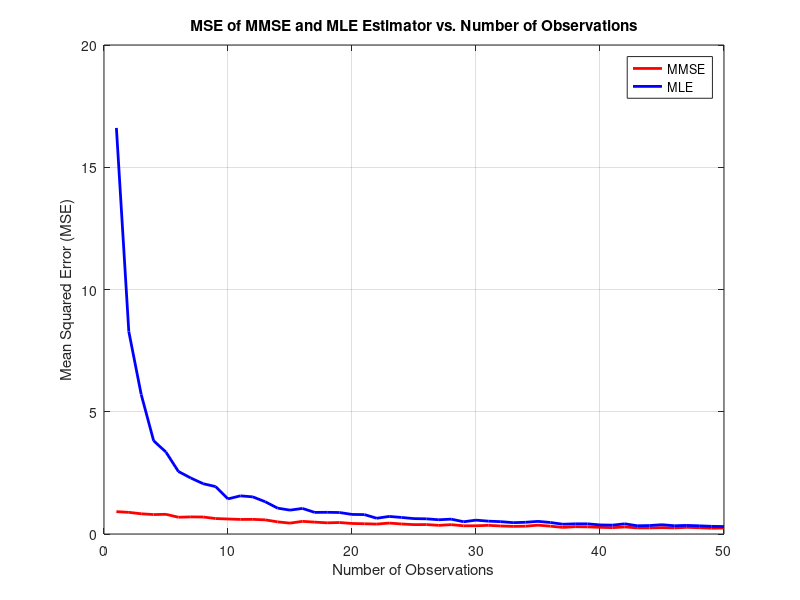

This figure's MATLAB source:
% Parameters
num_experiments = 500;
max_observations = 50;
H = 0.5; 
sigma2_theta = 1;
mu_theta = 4;
sigma2_w = 4;

%a and b for uniform to have same expected value same as prior
b=2*mu_theta;
a=0;

% True theta value (uncomment one distrivbution each time!)
% Normal distribution
true_theta = mu_theta + sqrt(sigma2_theta) * randn(num_experiments, 1);

% Uniform distribution
%true_theta = a + (b - a) * rand(num_experiments, 1);

% Exponential distribution
%true_theta = mu_theta * exprnd(1,num_experiments,1);

% Initialize arrays
MSE_MMSE = zeros(max_observations, 1);
MSE_MLE = zeros(max_observations, 1);

for n = 1:max_observations
    % Initialize arrays
    squared_error_mmse = zeros(num_experiments, 1);
    squared_error_mle = zeros(num_experiments, 1);
    
    for i = 1:num_experiments
        % Generate observations
        w = sqrt(sigma2_w) * randn(n, 1);
        x = H * true_theta(i) + w;
        x_bar = mean(x);  % Sample mean of observations
         % MMSE estimate
        theta_hat_mmse = mu_theta + (sigma2_theta * H * (x_bar - H * mu_theta)) / (H^2 * sigma2_theta + sigma2_w / n);
        %MLE estimate
        theta_hat_mle = (H' * (sigma2_w \ x_bar)) / (H' * (sigma2_w \ H));
        % Calculate squared error
        squared_error_mmse(i) = (theta_hat_mmse - true_theta(i))^2;
        squared_error_mle(i) = (theta_hat_mle - true_theta(i))^2;
    end
    % Compute MSE for this number of observations
    MSE_MMSE(n) = mean(squared_error_mmse);
    MSE_MLE(n)=mean( squared_error_mle);
end
% Plot MSE as a function of number of observations
figure;
plot(1:max_observations, MSE_MMSE, 'LineWidth', 2,'Color','r');
hold on;
plot(1:max_observations, MSE_MLE,'LineWidth', 2,'Color','b');
xlabel('Number of Observations');
ylabel('Mean Squared Error (MSE)');
title('MSE of MMSE and MLE Estimator vs. Number of Observations');
legend('MMSE','MLE');
grid on
